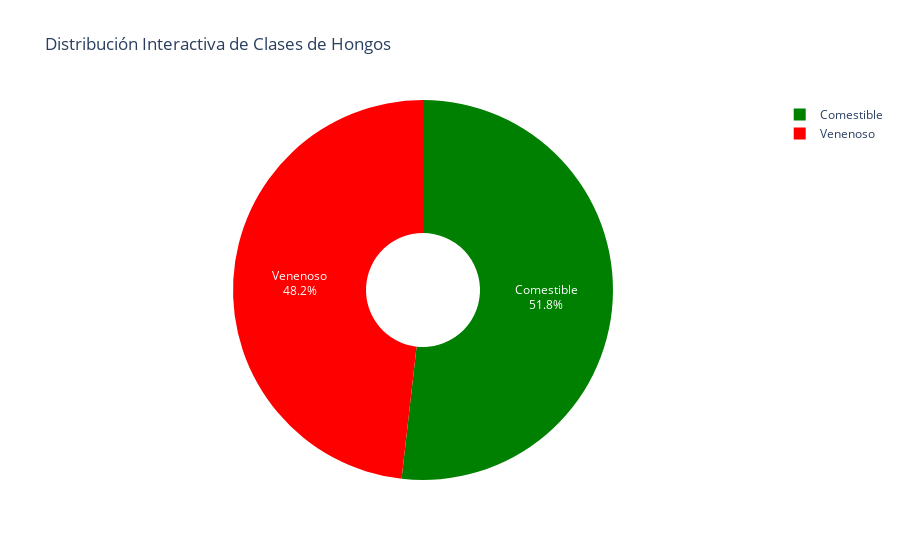

This figure's notebook cell:
### Code cell
# ============================================================================
# 🔍 ANÁLISIS DE LA VARIABLE OBJETIVO (CLASS)
# ============================================================================
"""
La variable 'class' es lo que queremos predecir:
- 'e' = edible (comestible) ✅
- 'p' = poisonous (venenoso) ☠️
"""

print("\n\n🎯 DISTRIBUCIÓN DE LA VARIABLE OBJETIVO:")
print("="*70)

# Contamos cuántos hongos hay de cada clase
conteo_clases = df['class'].value_counts()
print(conteo_clases)

# Calculamos el porcentaje
porcentaje_clases = df['class'].value_counts(normalize=True) * 100
print(f"\nPorcentajes:")
print(f"Comestibles (e): {porcentaje_clases['e']:.2f}%")
print(f"Venenosos (p): {porcentaje_clases['p']:.2f}%")

# Visualización 1: Gráfico de barras con Seaborn
plt.figure(figsize=(10, 6))
ax = sns.countplot(data=df, x='class', palette=['green', 'red'])
plt.title('🍄 Distribución de Hongos: Comestibles vs Venenosos', 
          fontsize=16, fontweight='bold')
plt.xlabel('Clase (e=comestible, p=venenoso)', fontsize=12)
plt.ylabel('Cantidad de hongos', fontsize=12)

# Añadimos etiquetas con los números en cada barra
for container in ax.containers:
    ax.bar_label(container, fontsize=11)

plt.tight_layout()
plt.show()

# Visualización 2: Gráfico de pastel con Matplotlib
fig, ax = plt.subplots(figsize=(8, 8))
colores = ['#2ecc71', '#e74c3c']  # Verde para comestible, rojo para venenoso
etiquetas = ['Comestible (e)', 'Venenoso (p)']
ax.pie(conteo_clases, labels=etiquetas, autopct='%1.1f%%', 
       colors=colores, startangle=90, textprops={'fontsize': 12})
ax.set_title('🍄 Proporción de Hongos Comestibles vs Venenosos', 
             fontsize=14, fontweight='bold', pad=20)
plt.tight_layout()
plt.show()

# Visualización 3: Gráfico interactivo con Plotly
fig_plotly = px.pie(
    values=conteo_clases.values,
    names=['Comestible', 'Venenoso'],
    title='Distribución Interactiva de Clases de Hongos',
    color_discrete_sequence=['green', 'red'],
    hole=0.3  # Hace un gráfico de dona
)
fig_plotly.update_traces(textposition='inside', textinfo='percent+label')
fig_plotly.show()

### Figure 1 — Plotly figure (JSON) as saved in the notebook; plotly's stock layout.template omitted (floating-point values rounded to 4 significant figures)
{"data": [{"domain": {"x": [0, 1], "y": [0, 1]}, "hole": 0.3, "hovertemplate": "label=%{label}<br>value=%{value}<extra></extra>", "labels": ["Comestible", "Venenoso"], "legendgroup": "", "name": "", "showlegend": true, "textinfo": "percent+label", "textposition": "inside", "type": "pie", "values": [4208, 3916]}], "layout": {"legend": {"tracegroupgap": 0}, "piecolorway": ["green", "red"], "title": {"text": "Distribución Interactiva de Clases de Hongos"}}}
